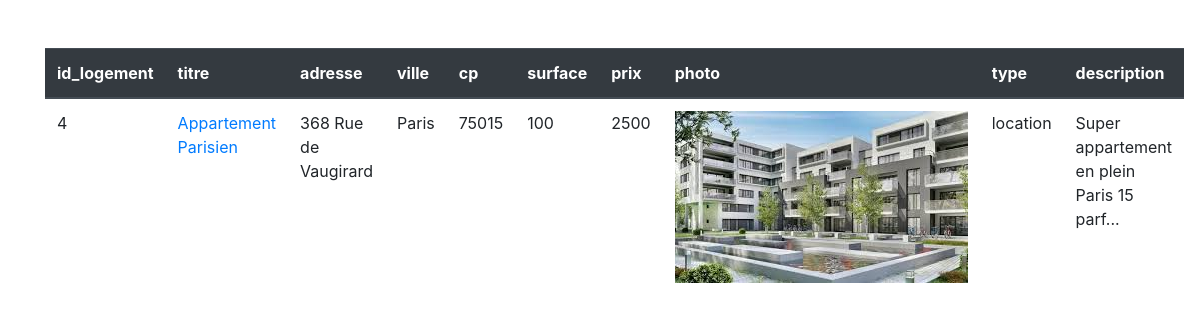
Screenshot of /liste_logements.php with the database file from the repository.
### tables this page shows
CREATE TABLE `logement` (
  `id_logement` int(11) NOT NULL,
  `titre` varchar(75) NOT NULL,
  `adresse` varchar(225) NOT NULL,
  `ville` varchar(75) NOT NULL,
  `cp` int(5) NOT NULL,
  `surface` int(11) NOT NULL,
  `prix` int(11) NOT NULL,
  `photo` varchar(225) NOT NULL,
  `type` enum('location','vente') NOT NULL,
  `description` text NOT NULL
);

### liste_logements.php (the view)
<?php
    require_once("init.php");
    $stmt = $pdo->query("SELECT * FROM logement");
    require_once("haut_de_page.php");
?>
<table class="table">
  <thead class="thead-dark">
    <tr>
        <?php for($i = 0; $i < $stmt->columnCount(); $i++) {
            $col = $stmt->getColumnMeta($i); ?>
            <th scope="col"> <?php echo $col["name"]; ?>  </th>
        <?php } ?>
    </tr>
  </thead>
  <tbody>
    <?php while($logement = $stmt->fetch(PDO::FETCH_ASSOC)) { ?>
        <tr>
            <td><?php echo $logement["id_logement"]; ?></td>
            <td><a href="fiche_logement.php?id_logement=<?php echo $logement["id_logement"]; ?>"><?php echo $logement["titre"]; ?></a></td>
            <td><?php echo $logement["adresse"]; ?></td>
            <td><?php echo $logement["ville"]; ?></td>
            <td><?php echo $logement["cp"]; ?></td>
            <td><?php echo $logement["surface"]; ?></td>
            <td><?php echo $logement["prix"]; ?></td>
            <td><img style="width=50px" src="<?php echo $logement["photo"]; ?>" alt="<?php echo $logement["titre"]; ?>"></td>
            <td><?php echo $logement["type"]; ?></td>
            <td><?php echo (strlen($logement["description"]) > 40) ? substr($logement["description"], 0, 40) . "..." : $logement["description"]; ?></td>
        </tr>
    <?php } ?>
  </tbody>
</table>
<?php
    require_once("bas_de_page.php");
?>

### haut_de_page.php (shortened to what this page needs)
<!DOCTYPE html>
<html lang="en">
<head>
    <link rel="stylesheet" href="https://cdn.jsdelivr.net/npm/bootstrap@4.6.0/dist/css/bootstrap.min.css">
</head>
    <body>
        <div class="container mt-5">

### bas_de_page.php
        </div>
    </body>
</html>

### rows the page displays
logement: id_logement "4", titre "Appartement Parisien", adresse "368 Rue de Vaugirard", ville "Paris", cp "75015", surface "100", prix "2500", photo (picture), type "location", description "Super appartement en plein Paris 15 parf"

### other values shown
$col["name"] "id_logement"
$col["name"] "titre"
$col["name"] "adresse"
$col["name"] "ville"
$col["name"] "cp"
$col["name"] "surface"
$col["name"] "prix"
$col["name"] "photo"
$col["name"] "type"
$col["name"] "description"
